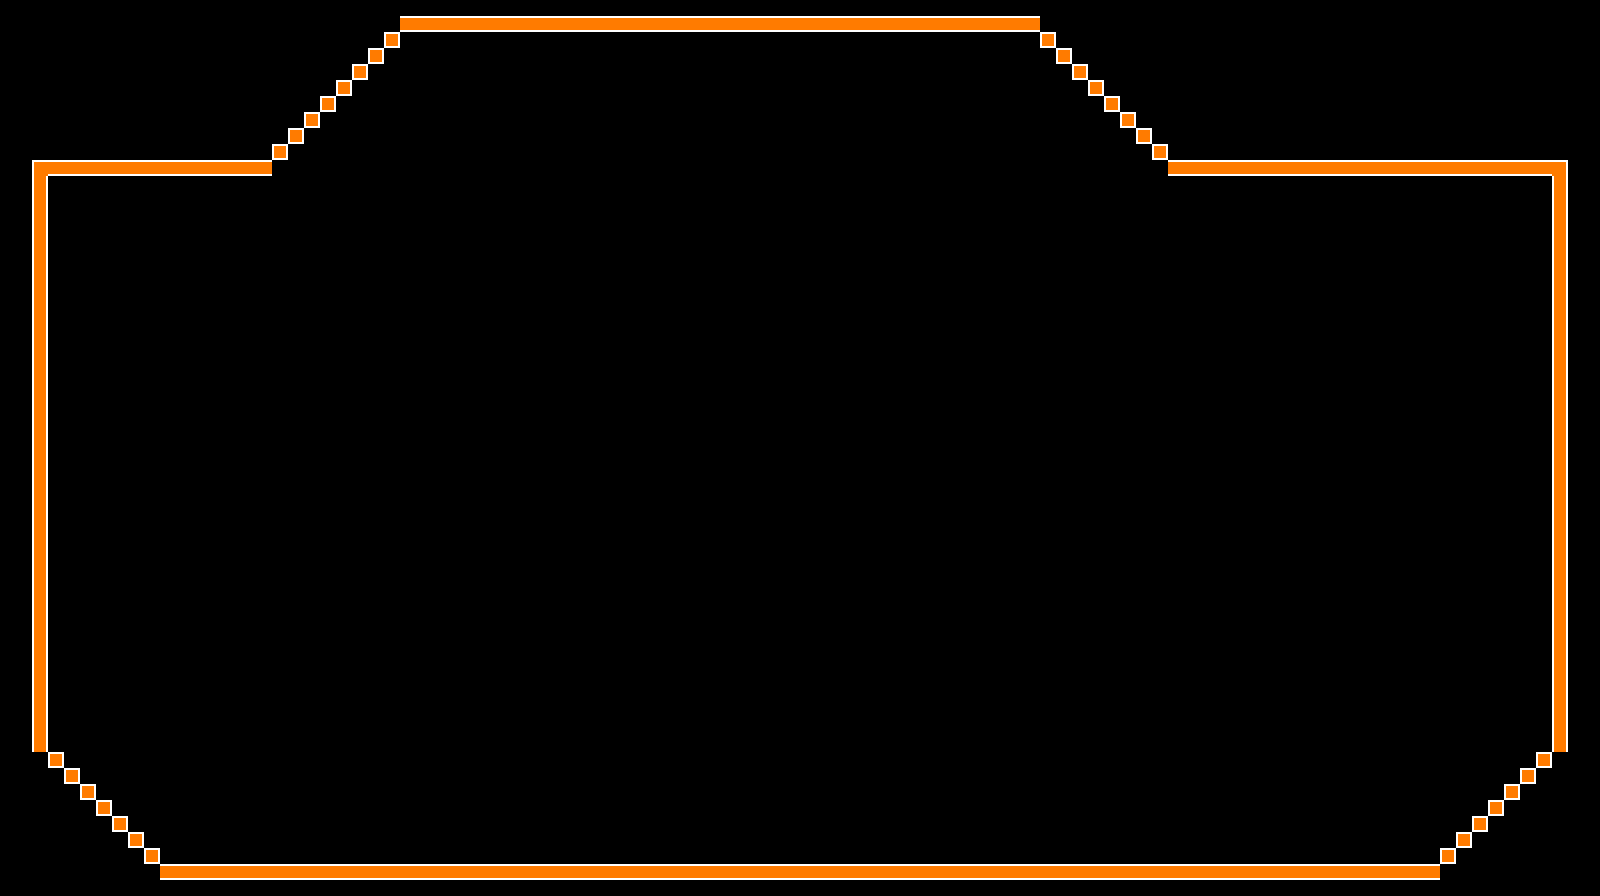

Rendered tile map (Tiled .tmx) drawn with the repository's tilesets; below, a short description and the map source with its tile grids summarised:
An orthogonal 100x56 tile map with 16x16 px tiles, 1 tile layer (Tile Layer 1), 2 tilesets.

<map version="1.10" tiledversion="1.10.2" orientation="orthogonal" renderorder="right-down" width="100" height="56" tilewidth="16" tileheight="16" infinite="0" nextlayerid="2" nextobjectid="1">
 <tileset firstgid="1" source="../urbanRPG.tsx" />
 <tileset firstgid="487" source="../Colours.tsx" />
 <layer id="1" name="Tile Layer 1" width="100" height="56">
  <data>[5600 cells, 262 non-empty, 5 distinct tile ids]</data>
 </layer>
</map>
